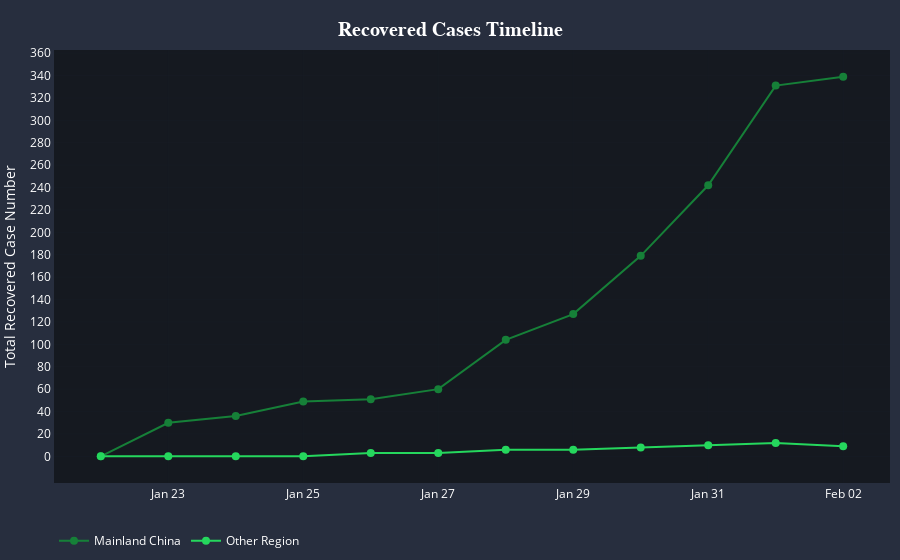

Here is the notebook cell this chart was saved with:
### Code cell
# Line plot for recovered cases
# Set up tick scale based on confirmed case number
tickList = list(np.arange(0, df_recovered['Mainland China'].max()+100, 20))

# Create empty figure canvas
fig_recovered = go.Figure()
# Add trace to the figure
fig_recovered.add_trace(go.Scatter(x=df_recovered['Date']+timedelta(hours=16), y=df_recovered['Mainland China'],
                         mode='lines+markers',
                         name='Mainland China',
                         line=dict(color='#168038', width=2),
                         marker=dict(size=8),
                         text=[datetime.strftime(d+timedelta(hours=16), '%b %d %Y %H:%M AEDT') for d in df_recovered['Date']],
                         hovertemplate='<b>%{text}</b><br></br>'+
                                       'Mainland China recovered<br>'+
                                       '%{y} cases<br>'+
                                       '<extra></extra>'))
fig_recovered.add_trace(go.Scatter(x=df_recovered['Date']+timedelta(hours=16), y=df_recovered['Other locations'],
                         mode='lines+markers',
                         name='Other Region',
                         line=dict(color='#25d75d', width=2),
                         marker=dict(size=8),
                         text=[datetime.strftime(d+timedelta(hours=16), '%b %d %Y %H:%M AEDT') for d in df_recovered['Date']],
                         hovertemplate='<b>%{text}</b><br></br>'+
                                       'Other region recovered<br>'+
                                       '%{y} cases<br>'+
                                       '<extra></extra>'))
# Customise layout
fig_recovered.update_layout(
    title=dict(
        text="<b>Recovered Cases Timeline<b>",
        y=0.96, x=0.5, xanchor='center', yanchor='top',
        font=dict(size=20, color="#ffffff", family="Playfair Display")
    ),
    margin=go.layout.Margin(
        l=5,
        r=10,
        b=10,
        t=50,
        pad=0
    ),
    yaxis=dict(
        showline=True, linecolor='#272e3e',
        zeroline=False,
        gridcolor='#272e3e',
        gridwidth = .1,
        tickmode='array',
        # Set tick range based on the maximum number
        tickvals=tickList,
        # Set tick label accordingly
        ticktext=['{:.0f}'.format(i) for i in tickList]
    ),
    yaxis_title="Total Recovered Case Number",
    xaxis=dict(
        showline=True, linecolor='#272e3e',
        gridcolor='#272e3e',
        gridwidth = .1,
        zeroline=False
    ),
    xaxis_tickformat='%b %d',
    hovermode = 'x',
    legend_orientation="h",
    plot_bgcolor='#151920',
    paper_bgcolor='#272e3e',
    font=dict(color='#ffffff')
)

fig_recovered.show()

### Figure 1 — Plotly figure (JSON) as saved in the notebook; plotly's stock layout.template omitted (floating-point values rounded to 4 significant figures)
{"data": [{"hovertemplate": "<b>%{text}</b><br></br>Mainland China recovered<br>%{y} cases<br><extra></extra>", "line": {"color": "#168038", "width": 2}, "marker": {"size": 8}, "mode": "lines+markers", "name": "Mainland China", "text": ["Feb 02 2020 00:00 AEDT", "Feb 01 2020 00:00 AEDT", "Jan 31 2020 00:00 AEDT", "Jan 30 2020 00:00 AEDT", "Jan 29 2020 00:00 AEDT", "Jan 28 2020 00:00 AEDT", "Jan 27 2020 00:00 AEDT", "Jan 26 2020 00:00 AEDT", "Jan 25 2020 00:00 AEDT", "Jan 24 2020 00:00 AEDT", "Jan 23 2020 00:00 AEDT", "Jan 22 2020 00:00 AEDT"], "type": "scatter", "x": ["2020-02-02", "2020-02-01", "2020-01-31", "2020-01-30", "2020-01-29", "2020-01-28", "2020-01-27", "2020-01-26", "2020-01-25", "2020-01-24", "2020-01-23", "2020-01-22"], "y": [339, 331, 242, 179, 127, 104, 60, 51, 49, 36, 30, 0]}, {"hovertemplate": "<b>%{text}</b><br></br>Other region recovered<br>%{y} cases<br><extra></extra>", "line": {"color": "#25d75d", "width": 2}, "marker": {"size": 8}, "mode": "lines+markers", "name": "Other Region", "text": ["Feb 02 2020 00:00 AEDT", "Feb 01 2020 00:00 AEDT", "Jan 31 2020 00:00 AEDT", "Jan 30 2020 00:00 AEDT", "Jan 29 2020 00:00 AEDT", "Jan 28 2020 00:00 AEDT", "Jan 27 2020 00:00 AEDT", "Jan 26 2020 00:00 AEDT", "Jan 25 2020 00:00 AEDT", "Jan 24 2020 00:00 AEDT", "Jan 23 2020 00:00 AEDT", "Jan 22 2020 00:00 AEDT"], "type": "scatter", "x": ["2020-02-02", "2020-02-01", "2020-01-31", "2020-01-30", "2020-01-29", "2020-01-28", "2020-01-27", "2020-01-26", "2020-01-25", "2020-01-24", "2020-01-23", "2020-01-22"], "y": [9, 12, 10, 8, 6, 6, 3, 3, 0, 0, 0, 0]}], "layout": {"font": {"color": "#ffffff"}, "hovermode": "x", "legend": {"orientation": "h"}, "margin": {"b": 10, "l": 5, "pad": 0, "r": 10, "t": 50}, "paper_bgcolor": "#272e3e", "plot_bgcolor": "#151920", "title": {"font": {"color": "#ffffff", "family": "Playfair Display", "size": 20}, "text": "<b>Recovered Cases Timeline<b>", "x": 0.5, "xanchor": "center", "y": 0.96, "yanchor": "top"}, "xaxis": {"gridcolor": "#272e3e", "gridwidth": 0.1, "linecolor": "#272e3e", "showline": true, "tickformat": "%b %d", "zeroline": false}, "yaxis": {"gridcolor": "#272e3e", "gridwidth": 0.1, "linecolor": "#272e3e", "showline": true, "tickmode": "array", "ticktext": ["0", "20", "40", "60", "80", "100", "120", "140", "160", "180", "200", "220", "240", "260", "280", "300", "320", "340", "360", "380", "400", "420"], "tickvals": [0, 20, 40, 60, 80, 100, 120, 140, 160, 180, 200, 220, 240, 260, 280, 300, 320, 340, 360, 380, 400, 420], "title": {"text": "Total Recovered Case Number"}, "zeroline": false}}}
